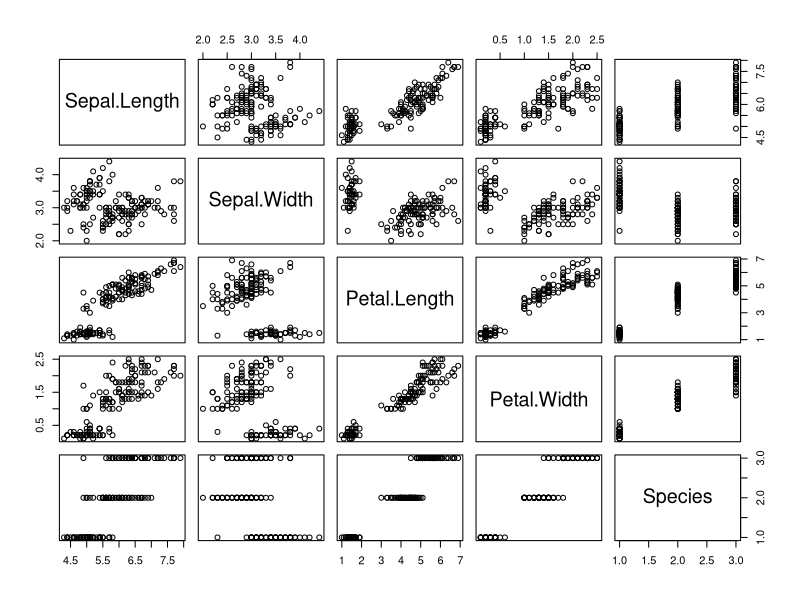
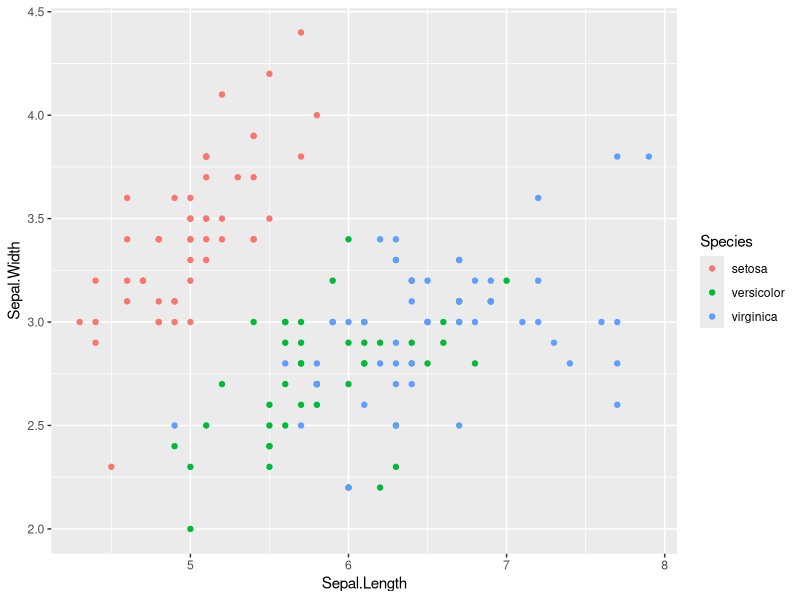

The R source for these figures, in order:
library(ggplot2)

# Utilitzarem les dades iris
iris

# Fem un pair plot de les dades iris
plot(iris)

# Ggplot2
ggplot(iris) + 
  geom_point(aes(x = Sepal.Length, y = Sepal.Width, col = Species))
